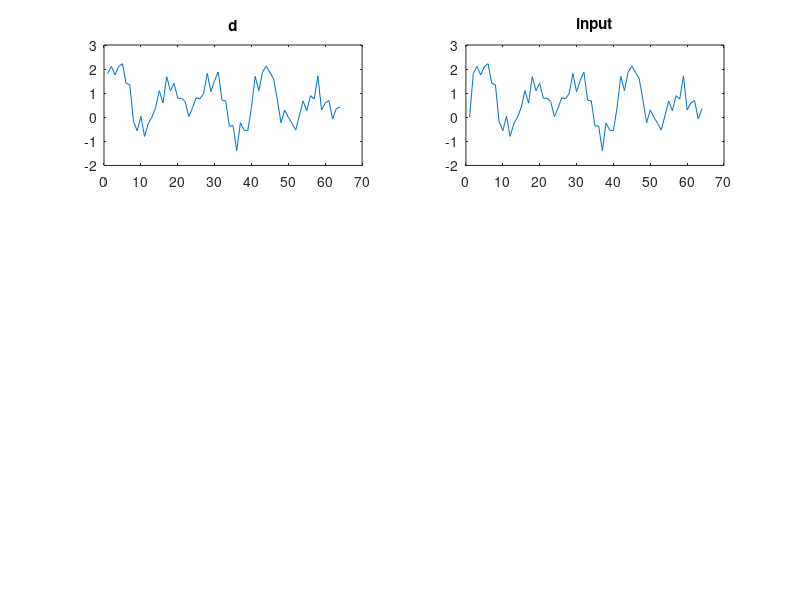

Recreate this plot in MATLAB. (Note: this script raises an error after producing the figure.)
clc;
clear all;
close all;
size=64;
fs=2000;
n=1:size;
f1=100;
f2=150;
MSE=zeros(1,10000);
signala=sin(2*pi*f1*n/fs);
signalb=sin(2*pi*f2*n/fs);
s=(0.5*signala)+(signalb);
s=s';
mean1=0;
% sd= 1.9021;  
sd=sqrt(10^((10*log(var(s))+7)/10));
w=sd*((rand(1,size))')+mean1;
d= s+w;
subplot(3,2,1);
plot(n,d);
title('d');
input=[0 ; d(1:length(d)-1)];
subplot(3,2,2);
plot(n,input);   
title('input');
% Fc1=50;
% Fc2=190;
% a=fir1(size-1, [Fc1 Fc2]/(fs), 'bandpass');
% a=a';
 shiftedsignal=[0  ; s(1:length(s)-1)];
 shiftednoise= [0  ; w(1:length(w)-1)];
%  crshiftedsignal= autocorr(shiftedsignal);
%  crshiftednoise= autocorr(shiftednoise);
% crshiftedsignal= autom(shiftedsignal)';
% crshiftednoise= autom(shiftednoise)';
% 
%  R=toeplitz(crshiftedsignal)+toeplitz(crshiftednoise);
R=toeplitz(autom(shiftedsignal+shiftednoise));
%  pd=autocorr(d);
 pd=autom(d)';
aWeiner=R\pd;
y=aWeiner.*input;
subplot(3,2,3);
plot(n,y);
title('FIR output');
mu=0.0005; 
aTemp = aWeiner;
for j=1:10000
        y1=aTemp.*input;
        e = d -y1 ;
        a(:,j) = aTemp + (mu *( e .* input));
        aTemp = a(:,j);
        mse=e.^2;
        MSE(j)=mean(mse); % end of part 1
end
aFinal = aTemp;
yopt=aFinal.*input;
subplot(3,2,4);
plot(1:10000, MSE);
title('MSE');
impulse=[1,zeros(1,size-1)]; 
b=1;
%[h,t]=impz(aFinal,b);
h=filter(aFinal,b,impulse);
subplot(3,2,5);
plot(h);
title('Impulse response');
% dt=zeros(1,size);
% dt=(fft(input));
% subplot(4,2,6);
% plot(abs(dt));
% ylabel('dt(k)--------->');
% xlabel('k--------->');
% title('FFT of sequence(Magnitude Plot)');
% subplot(4,2,7);
% plot(angle(dt));
% ylabel('dt(k)--------->');
% xlabel('k--------->');
% title('FFT of sequence(phase Plot)');
% end of part 3
SignaldB1 = 10 * log10(var(y));
NoisedB1 = 10 * log10(var(y-input));
SNR1 = SignaldB1 - NoisedB1;
% snr1 = var(y)/var(y-input);
SignaldB2 = 10 * log10(var(yopt));
NoisedB2 = 10 * log10(var(yopt-input));
SNR2 = SignaldB2 - NoisedB2; % end of part 4
% snr2 = var(yopt)/var(yopt-input);
%%% coefficient plot %%%
figure
plot(1:10000, a(2,:),'r',1:10000, a(17,:),'b' ,1:10000, a(14,:),'m', 1:10000, a(8,:),'g')
hleg=legend('coeff = 2 ','coeff = 17','coeff = 14', 'coeff = 8');